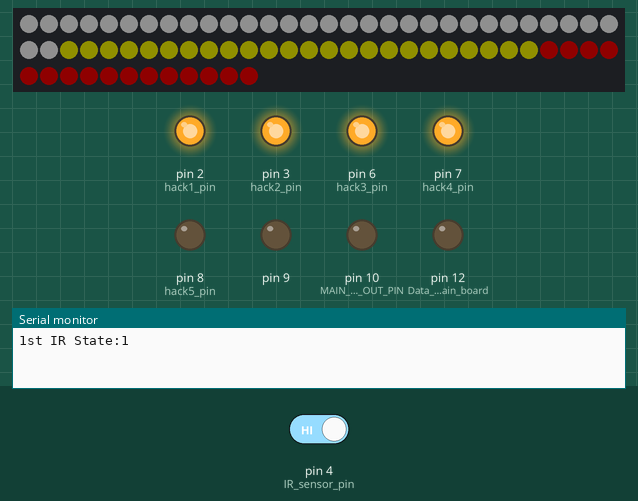
This sketch was run on a simulated Arduino Nano, built with avr-gcc and run on an emulated ATmega328P. Parts: 72 RGB LEDs in strip order, left to right, continuing on the next row, output pins drawn as LEDs (lit = HIGH), the last lines printed to the serial monitor. Dashed ring = blinking. The test bench sets the inputs (shaded band); at power-on: pin 4 (IR_sensor_pin) HIGH. Dim RGB values are drawn brighter than linear; random numbers use the default seed unless the sketch sets one. At 26.3 s the program stops and its outputs stay as they are.

Above: at 13.0 s.
13.1 s: pin 4 (IR_sensor_pin) driven LOW
At 24.24 s:
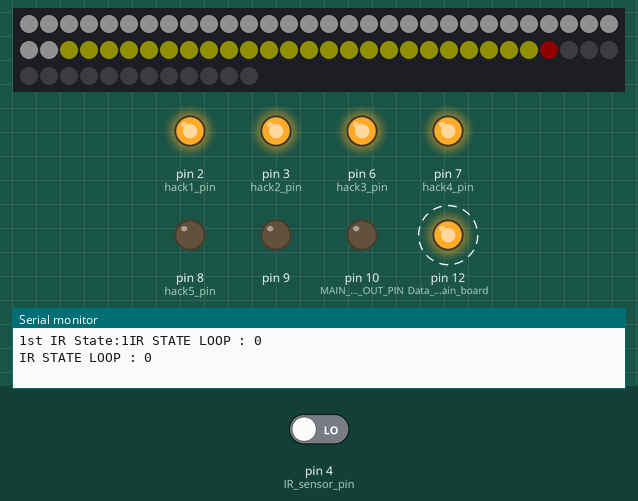
At 27.0 s:
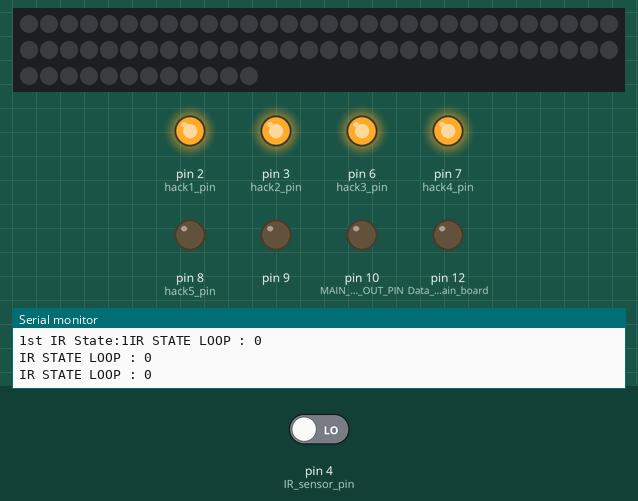
Timing chart, 0 to 27.8 s (numbered marks = the images above; inputs shaded):
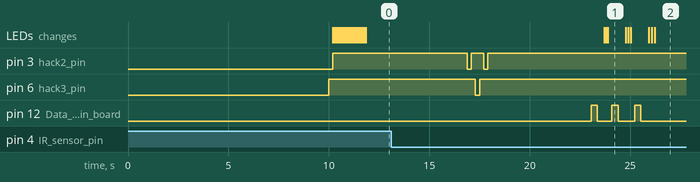

The sketch:

Silver_Small_robots_MK_1_V1_6_12_2018.ino
```cpp
/*
  PROJECT     :  ROBOT ROOM
  NAME        :  AUTOMATED ROBOT
  BOARD       :  ARDUINO NANO
  PROCESSOR   :  AT Mega 328P [ Old Bootloader ]
  DATE        :  6 / 12 / 2018
  PROGRAMMER  :  SERGEI DINES
*/

#include <FastLED.h>
#define DATA_PIN 11   // was 2
#define NUM_LED 72
CRGB leds[NUM_LED];
CRGB colors[] = {CRGB::HotPink, CRGB::Green, CRGB::Blue, CRGB::Red, CRGB::Orange, CRGB::Yellow, CRGB::Purple, CRGB::Cyan, CRGB::Magenta, CRGB::Aqua, CRGB::Lavender};

#define MAIN_DATA_OUT_PIN      10

//#define LEDring              11
#define IR_sensor_pin          4   // IR Laser Pin  - Does it need to be digital pin? Was PWM/Digital Pin #13 before 6 12 2018
int IR_state                  = 1 ;
int x                         = 0;   // Jump from loop to null while routine when 1 (one)
int y                         = 0;   // RGB LED RING For Loop Variable Holder
int flip1                     = 0 ;  // State if hit
int count                     = 0;


#define hack1_pin     2
#define hack2_pin     3
#define hack3_pin     6
#define hack4_pin     7
#define hack5_pin     8

int Q = 0; // For LED Start Routine
int z = 0;   // Tracks what count is as a more solid bit [ like static ] - can be used to stay in null loop if while loop
int zz = 0;  // Main Void Loop if/while statement

void setup() {

  Serial.begin(9600);
  delay(10000); // Give time for power to run in from relay
  FastLED.addLeds<NEOPIXEL, DATA_PIN>(leds, NUM_LED);
  pinMode(9, OUTPUT);

  pinMode(hack1_pin, OUTPUT); //  OTHER WALK PIN    - Active High ( GND  = ON )
  pinMode(hack2_pin, OUTPUT); //  RUN / "GO"        - Active High ( GND  = ON )
  pinMode(hack3_pin, OUTPUT); //  GUN               - Active High ( GND  = ON )
  pinMode(hack4_pin, OUTPUT); //  LASER / DISK      - Active High ( GND  = ON )
  pinMode(hack5_pin, OUTPUT); //  WALK              - Active Low  ( 5V   = ON )
  pinMode(12, OUTPUT);        //  Data out to main board

  digitalWrite(hack1_pin, HIGH);
  digitalWrite(hack2_pin, HIGH);
  digitalWrite(hack3_pin, HIGH);
  digitalWrite(hack4_pin, HIGH);
  digitalWrite(hack5_pin, LOW);


  // BOOT UP RUN SOUND
  digitalWrite(hack2_pin, LOW);
  delay(200);
  digitalWrite(hack2_pin, HIGH);
  // SET ALL HACK PINS TO OFF AT BEGINNING OTHERWISE THEY CANNOT BE CONTROLLED !
  //  delay(50);
  //  digitalWrite(hack1_pin, HIGH);   //
  //  digitalWrite(hack2_pin, HIGH);   // LASER (Active HIGH)
  //  digitalWrite(hack3_pin, HIGH);   // GUN   (Active LOW)
  //  digitalWrite(hack4_pin, HIGH);   // 4 With 2 = Walk (Active HIGH)
  //  digitalWrite(hack5_pin, HIGH);   // RUN   (Active LOW)

  //"GUN / EYES ON "
  //" DISC / LASER On "
  //" WALK "
  //" GO "
  //" TURN ? "


  // SET ALL HACK PINS TO OFF AT BEGINNING OTHERWISE THEY CANNOT BE CONTROLLED !
  //  digitalWrite(hack1_pin, HIGH);
  //  digitalWrite(hack2_pin, HIGH);
  //  digitalWrite(hack3_pin, HIGH);
  //  digitalWrite(hack4_pin, HIGH);
  //  digitalWrite(hack5_pin, HIGH);

  // SET ALL HACK PINS TO OFF
  //  digitalWrite(hack1_pin, 0);
  //  digitalWrite(hack2_pin, 0);
  //  digitalWrite(hack3_pin, 0);
  //  digitalWrite(hack4_pin, 0);
  //  digitalWrite(hack5_pin, 1);


  //  // To keep gun going :
  //  digitalWrite(hack3_pin, LOW);
  //  delay(10000);
  //  digitalWrite(hack3_pin, HIGH);


  // 1 = Walk?
  // 2 =
  // 3 =
  // 4 =
  // 5 = Run

  pinMode(MAIN_DATA_OUT_PIN, OUTPUT);
  pinMode(10, OUTPUT);
  //  pinMode(LEDring,           OUTPUT);
  //  pinMode(robot_start_sound, OUTPUT);
  pinMode(IR_sensor_pin,     INPUT_PULLUP);

  //


  // RGB RING INITIAL ROUTINE  :
  //SPECS : Outter Ring = 32, Next =  24, Inner Ring = 16
  CRGB temp = colors[random(0, 10)];
  if (Q == 0) {
    boolean isFull = false;
    if (!isFull) {
      for (float x = 0; x < 32; x++) {
        leds[(int) x] = CRGB::White;
        leds[(int)(32 + (24 * (x / 32)))] = CRGB::Yellow;
        leds[(int)(56 + (16 * (x / 32)))] = CRGB::Red;

        leds[(int) x] /= 16;
        leds[(int)(32 + (24 * (x / 32)))]  /= 16;
        leds[(int)(56 + (16 * (x / 32)))]  /= 16;

        FastLED.show();
        delay(50);
      }
      Q = 1;
    }
  }

  //  if (Q == 1) {
  //    boolean isFull = false;
  //    if (!isFull) { // Shut off All LEDs after LED BOOT - UP SEQUENCE
  //      for (float x = 0; x < 72; x++) {
  //        leds[(int) x] = CRGB::Black;
  //        FastLED.show();
  //        delay(50);
  //      }
  //    }
  //  }

}

void loop() {

  if (zz == 0) {
    // TO AVOID FALSE TRIGGERING while running robot boot up gun routine :

    IR_state                  = 1;
    IR_state  = digitalRead(IR_sensor_pin );
    Serial.print("1st IR State:");
    Serial.print(IR_state);
    // END FALSE TRIGGERING Routine

    if (IR_state == 0) {
      delay(50);
      digitalWrite(5, HIGH);
    }
    if (IR_state == 1) {
      digitalWrite(5, LOW);
    }

    // ROBOT START GUN SOUND
    // SEQUENCE TO ACTIVATE PINS :
    //   "GO" / RUN >> Hack Pin >> "GO" / RUN   *with at least 200 milliseconds of delay between button presses

    delay(5000); // Give time to execute start up sound
    digitalWrite(hack2_pin, LOW);
    delay(200);
    digitalWrite(hack2_pin, HIGH);   // " GO " BUTTON
    delay(200);
    digitalWrite(hack3_pin, LOW);
    delay(200); // Increase duration to increase time that gun is active
    digitalWrite(hack3_pin, HIGH);  // " GUN " BUTTON
    delay(200);
    digitalWrite(hack2_pin, LOW);  // " GO " BUTTON
    delay(200);
    digitalWrite(hack2_pin, HIGH);
    delay(5000);
    zz = 1;
  }

  while (zz == 1) { // MAIN WHILE LOOP
    IR_state = 1; // Always until sensor goes off

    IR_state  = digitalRead(IR_sensor_pin );
        Serial.print("IR STATE LOOP : ");
        Serial.println(IR_state);
        delay(100);
    if (IR_state == 0) {
      delay(50);
      digitalWrite(5, HIGH);
    }
    if (IR_state == 1) {
      digitalWrite(5, LOW);
    }
    if (IR_state == 0) {
      count++;
      // DATA TO MAIN BOARD : // Was low then high
      digitalWrite(12, HIGH);
      delay(300);
      digitalWrite(12, LOW);
      delay(300);
    }

    while (count == 1 && z == 0) {

      boolean isFull = false;
      if (!isFull) {
        for (float x = 57; x < 72; x++) {
          leds[(int) x] = CRGB::Black;
          delay(3);
        }
        FastLED.show(); // Instead of in for loop ,  put outside to turn off after all go through
        delay(50);
      }

      for (float x = 57; x < 72; x++) {
        leds[(int) x] = CRGB::Red;
        delay(3);
      }
      FastLED.show(); // Instead of in for loop ,  put outside to turn off after all go through
      delay(50);

      for (float x = 57; x < 72; x++) {
        leds[(int) x] = CRGB::Black;
        delay(3);
      }
      FastLED.show(); // Instead of in for loop ,  put outside to turn off after all go through
      delay(50);
      z = 1;
      break;
    }


    while (count == 2 && z == 1) { // was just count == 2 in morning

      for (float x = 32; x < 57; x++) {
        leds[(int) x] = CRGB::Black;

        delay(3);
      }
      FastLED.show();
      delay(50);


      for (float x = 32; x < 57; x++) {
        leds[(int) x] = CRGB::Red;

        delay(3);
      }
      FastLED.show();
      delay(50);

      for (float x = 32; x < 57; x++) {
        leds[(int) x] = CRGB::Black;

        delay(3);
      }
      FastLED.show();
      delay(50);
      z = 2;
      break;
    }

    while(count == 3 && z == 2) {

      for (float x = 0; x < 32; x++) {
        leds[(int) x] = CRGB::Black;

        delay(3);
      }
      FastLED.show();
      delay(50);

      for (float x = 0; x < 32; x++) {
        leds[(int) x] = CRGB::Red;

        delay(3);
      }
      FastLED.show();
      delay(50);


      for (float x = 0; x < 32; x++) {
        leds[(int) x] = CRGB::Black;

        delay(3);
      }
      FastLED.show();
      delay(50);
      z = 3;
      break;
    }

    while(z == 3) {
      // NULL LOOP
    }
    //  if (z = 3) {
    //    analogWrite(10, 2);
    //  }

    /*

      OUTTER = 32 , INNER = 24,  MOST INNER = 16

    */

  }
}    // END VOID LOOP


// Observations 6 12 2018 with no gun fired at any target but rings were facing sensors :
//   4th then 2nd Robot turns off around 30seconds - 1 min
//   1st ring turns off at ____ for robot #3
//   1st ring turns off at 4.5 min for robot #1

//   Possible Issues : LEDs giving off some IR?
// TEST #2  :
//   Without rings / arduino facing sensors :
//     No rings turned off
//     Therefore, very little IR from LEDs/ arduino blinking were responsible
```

Measured:
- after the input at 13.1 s, pin 12 (Data_out_to_main_board): alternates HIGH for 0.30 s and LOW for 0.79 s, 6 changes in all, then stays LOW, starting after 9.9 s; the LEDs: change after 10.6 s (image 1)
- what the display in image 1 shows lasts 0.9 s, from 23.9 s to 24.8 s
